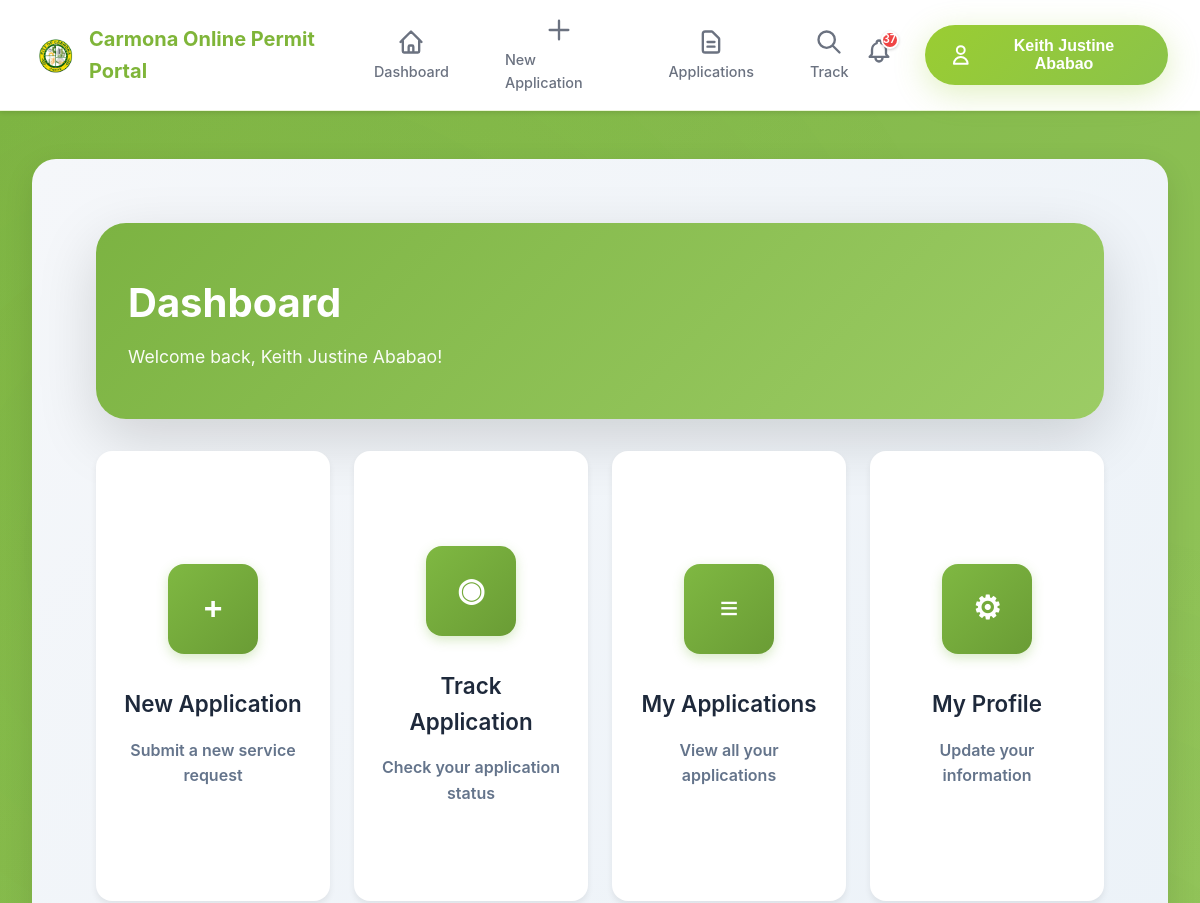
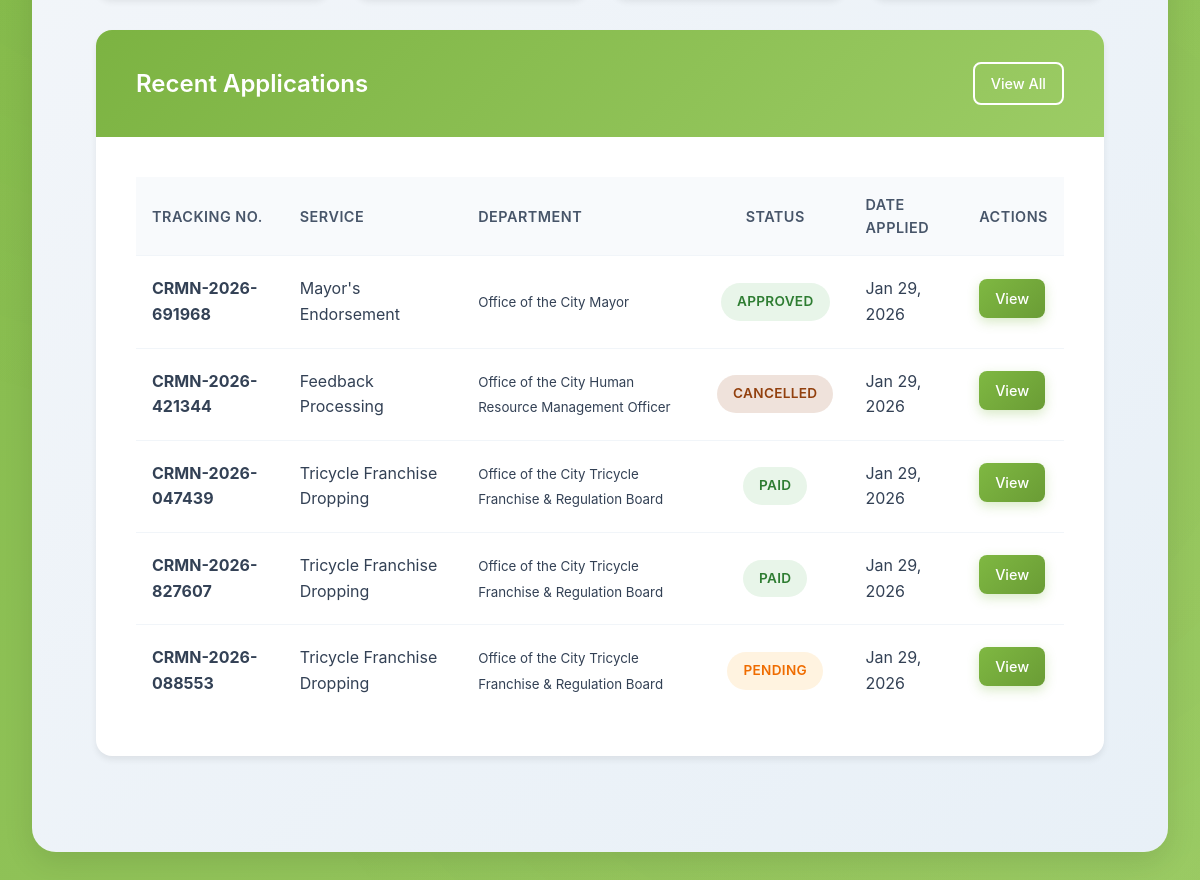
The page /user/dashboard.php (signed in) on the database its author committed (2 pictures, top to bottom).
### tables this page shows
CREATE TABLE `users` (
  `id` int(11) NOT NULL,
  `name` varchar(255) NOT NULL,
  `email` varchar(255) NOT NULL,
  `password` varchar(255) NOT NULL,
  `mobile` varchar(20) NOT NULL,
  `address` text DEFAULT NULL,
  `department_id` int(11) DEFAULT NULL,
  `role` enum('user','admin','department_admin','superadmin') DEFAULT 'user',
  `is_active` tinyint(1) DEFAULT 1,
  `is_verified` tinyint(1) NOT NULL DEFAULT 0 COMMENT 'Email verification status',
  `verification_token` varchar(64) DEFAULT NULL COMMENT 'Email verification token',
  `token_expiry` datetime DEFAULT NULL COMMENT 'Token expiration time',
  `email_verified_at` datetime DEFAULT NULL COMMENT 'When email was verified',
  `created_at` timestamp NOT NULL DEFAULT current_timestamp(),
  `updated_at` timestamp NOT NULL DEFAULT current_timestamp() ON UPDATE current_timestamp()
);

CREATE TABLE `applications` (
  `id` int(11) NOT NULL,
  `user_id` int(11) NOT NULL,
  `department_id` int(11) NOT NULL,
  `service_id` int(11) NOT NULL,
  `service_name` varchar(255) DEFAULT NULL,
  `tracking_number` varchar(50) NOT NULL,
  `purpose` text DEFAULT NULL,
  `location` varchar(255) DEFAULT NULL,
  `compiled_document` varchar(500) DEFAULT NULL,
  `document_file_size` int(11) DEFAULT NULL,
  `admin_remarks` text DEFAULT NULL,
  `remarks` text DEFAULT NULL,
  `status` enum('pending','processing','approved','paid','completed','rejected','cancelled') DEFAULT 'pending',
  `payment_required` tinyint(1) DEFAULT 0,
  `payment_amount` decimal(10,2) DEFAULT 0.00,
  `payment_status` enum('not_required','pending','submitted','verified','rejected') DEFAULT 'not_required',
  `payment_deadline` datetime DEFAULT NULL,
  `payment_method` varchar(50) DEFAULT NULL,
  `payment_reference` varchar(100) DEFAULT NULL,
  `payment_proof` varchar(500) DEFAULT NULL,
  `payment_proof_size` int(11) DEFAULT NULL,
  `payment_notes` text DEFAULT NULL,
  `payment_submitted_at` datetime DEFAULT NULL,
  `payment_verified_by` int(11) DEFAULT NULL,
  `payment_verified_at` datetime DEFAULT NULL,
  `payment_rejection_reason` text DEFAULT NULL,
  `notes` text DEFAULT NULL,
  `total_fee` decimal(10,2) DEFAULT 0.00,
  `fee` decimal(10,2) DEFAULT 0.00,
  `processing_time` varchar(50) DEFAULT NULL,
  `created_at` timestamp NOT NULL DEFAULT current_timestamp(),
  `updated_at` timestamp NOT NULL DEFAULT current_timestamp() ON UPDATE current_timestamp()
);

### user/dashboard.php (the view, shortened to what the rows shown need)
<?php
require_once '../config.php';
require_once '../includes/functions.php';
$user_id = $_SESSION['user_id'];
$user = getUserById($user_id);
$query = "SELECT a.*,
         COALESCE(s.service_name, 'Legacy Service') as service_name,
         COALESCE(s.description, a.purpose) as description,
         COALESCE(d.name, 'General Services') as department_name
         FROM applications a
         LEFT JOIN services s ON a.service_id = s.id
         LEFT JOIN departments d ON a.department_id = d.id
         WHERE a.user_id = ?
         ORDER BY a.created_at DESC
         LIMIT 5";
$stmt = $pdo->prepare($query);
$stmt->execute([$user_id]);
$recent_applications = $stmt->fetchAll(PDO::FETCH_ASSOC);
include '../includes/header.php';
?>
<link rel="stylesheet" href="<?php echo BASE_URL; ?>/assets/css/user-responsive.css">
<div class="wrapper">
    <div class="page-wrapper">
        <div class="container">
            <div class="dashboard-banner">
                <h1>Dashboard</h1>
                <p>Welcome back, <?php echo htmlspecialchars($user['name']); ?>!</p>
            </div>
            <div class="card">
                <div class="card-header">
                    <h2>Recent Applications</h2>
                </div>
                <div class="card-body">
                    <?php if(count($recent_applications) > 0): ?>
                        <div class="table-responsive">
                            <table class="table">
                                <thead>
                                    <tr>
                                        <th>Tracking No.</th>
                                        <th>Service</th>
                                        <th>Department</th>
                                        <th>Status</th>
                                        <th>Date Applied</th>
                                        <th>Actions</th>
                                    </tr>
                                </thead>
                                <tbody>
                                    <?php foreach($recent_applications as $app): ?>
                                        <tr>
                                            <td>
                                                <strong><?php echo htmlspecialchars($app['tracking_number']); ?></strong>
                                            </td>
                                            <td><?php echo htmlspecialchars($app['service_name']); ?></td>
                                            <td><small><?php echo htmlspecialchars($app['department_name']); ?></small></td>
                                            <td>
                                                <span class="badge badge-<?php echo strtolower($app['status']); ?>">
                                                   <?php echo ucfirst($app['status']); ?>
                                                </span>
                                            </td>
                                            <td><?php echo formatDate($app['created_at']); ?></td>
                                            <td>
                                                <a href="view_application.php?id=<?php echo $app['id']; ?>"
                                                   class="btn btn-sm btn-primary">View</a>
                                            </td>
                                        </tr>
                                    <?php endforeach; ?>
                                </tbody>
                            </table>
                        </div>
                    <?php endif; ?>
                </div>
            </div>
        </div>
    </div>
</div>
<?php include '../includes/footer.php'; ?>

### includes/header.php (shortened to what the rows shown need)
<?php
require_once __DIR__ . '/../config.php';
require_once __DIR__ . '/functions.php';
$currentUser = getCurrentUser();
$unreadCount = 0;
if ($currentUser) {
    try {
        $stmt = $pdo->prepare("SELECT COUNT(*) FROM notifications WHERE user_id = ? AND is_read = 0");
        $stmt->execute([$currentUser['id']]);
        $unreadCount = $stmt->fetchColumn();
    } catch (Exception $e) {
        error_log("Error fetching notification count: " . $e->getMessage());
    }
}
?>
<!DOCTYPE html>
<html lang="en">
<head>
    <link rel="stylesheet" href="<?php echo BASE_URL; ?>/assets/css/style.css">
</head>
<body>
    <nav class="navbar" style="display: flex; justify-content: space-between; align-items: center; padding: 1rem 2rem; background: white; box-shadow: 0 2px 4px rgba(0, 0, 0, 0.1); position: sticky; top: 0; z-index: 1000;">
        <div class="nav-right-section" style="display: flex; align-items: center; gap: 1rem;">
            <?php if (isLoggedIn()): ?>
                <div class="notification-bell" onclick="toggleNotifications()">
                    <?php if ($unreadCount > 0): ?>
                        <span class="notification-badge" id="notificationBadge"><?php echo $unreadCount; ?></span>
                    <?php endif; ?>
                </div>
                <div class="nav-dropdown" style="position: relative;">
                    <button class="nav-dropdown-toggle" style="display: flex; align-items: center; gap: 0.75rem; padding: 0.75rem 1.5rem; border-radius: 50px; background: linear-gradient(135deg, #9ACD32, #8BC34A); color: white; border: none; cursor: pointer; box-shadow: 0 8px 32px rgba(154, 205, 50, 0.3); font-weight: 700; font-size: 1rem; transition: all 0.3s ease;">
                        <svg fill="none" stroke="currentColor" viewBox="0 0 24 24" style="width: 24px; height: 24px; stroke: white;">
                            <path stroke-linecap="round" stroke-linejoin="round" stroke-width="2" d="M16 7a4 4 0 11-8 0 4 4 0 018 0zM12 14a7 7 0 00-7 7h14a7 7 0 00-7-7z"/>
                        </svg>
                        <span><?php echo htmlspecialchars($currentUser['name']); ?></span>
                    </button>
                </div>
            <?php endif; ?>
        </div>
    </nav>
    <main class="main-content">

### rows shown on the page
users: name "Keith Justine Ababao"
applications: tracking_number "CRMN-2026-691968", service_name "Mayor's Endorsement", department_name "Office of the City Mayor", status "APPROVED", created_at "Jan 29, 2026"
applications: tracking_number "CRMN-2026-421344", service_name "Feedback Processing", department_name "Office of the City Human Resource Management Officer", status "CANCELLED", created_at "Jan 29, 2026"
applications: tracking_number "CRMN-2026-047439", service_name "Tricycle Franchise Dropping", department_name "Office of the City Tricycle Franchise & Regulation Board", status "PAID", created_at "Jan 29, 2026"
applications: tracking_number "CRMN-2026-827607", service_name "Tricycle Franchise Dropping", department_name "Office of the City Tricycle Franchise & Regulation Board", status "PAID", created_at "Jan 29, 2026"
applications: tracking_number "CRMN-2026-088553", service_name "Tricycle Franchise Dropping", department_name "Office of the City Tricycle Franchise & Regulation Board", status "PENDING", created_at "Jan 29, 2026"

### other values the page prints
$unreadCount "37"
